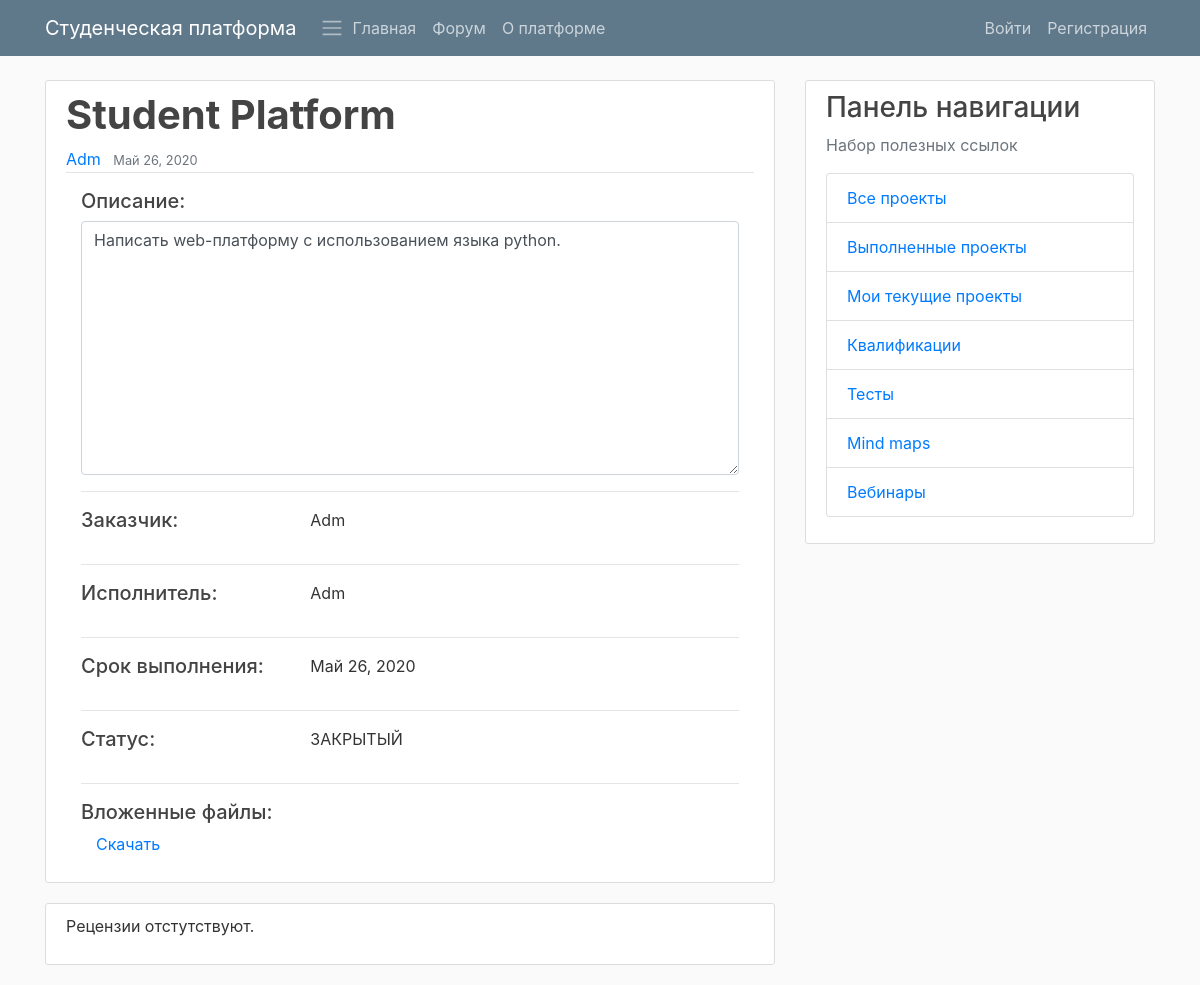
Screenshot of /platform/projects/1/ with the database file from the repository.
### PlatformApp/models.py (models this page shows, shortened)
class StudyProject(models.Model):
    STATUS_READY = 'ЗАКРЫТЫЙ'
    STATUS_NOT_READY = 'ОТКРЫТЫЙ'
    STATUS_CHOISES = (
        (STATUS_READY, 'Закрытый'),
        (STATUS_NOT_READY, 'Открытый'),
    )
    title = models.CharField(max_length=100, verbose_name='Название')
    description = models.TextField(verbose_name='Описание', blank=True)
    customer = models.ForeignKey(
        User, on_delete=models.DO_NOTHING, related_name='project_customer', verbose_name='Заказчик', blank=True)
    executor = models.ForeignKey(
        User, on_delete=models.DO_NOTHING, null=True, related_name='project_executor', verbose_name='Исполнитель', blank=True)
    date_created = models.DateTimeField(
        default=timezone.now, verbose_name='Дата создания')
    date_deadline = models.DateTimeField(
        default=timezone.now, verbose_name='Срок выполения')
    author = models.ForeignKey(
        User, on_delete=models.DO_NOTHING, related_name='project_author', verbose_name='Создатель проекта')
    attached_file = models.FileField(
        upload_to='proj_files', null=True, verbose_name='Прикрепленные файлы', blank=True)
    status = models.CharField(
        max_length=100, choices=STATUS_CHOISES, default=STATUS_NOT_READY, verbose_name='Статус')

### PlatformApp/views.py (the view, shortened to what this page needs)
# urls.py: path('projects/<int:pk>/', platfrom_views.StudyProjectDetailView.as_view(), name='project-detail'),
class StudyProjectDetailView(FormMixin, DetailView):
    form_class = ProjectReviewForm
    model = StudyProject
    def get_context_data(self, **kwargs):
        context = super().get_context_data(**kwargs)
        context['reviews'] = Review.objects.filter(project=self.get_object())
        context["review_form"] = ProjectReviewForm()
        return context
    def get_initial(self):
        return ({'project-detail': self.get_object()})

### PlatformApp/forms.py
class ProjectReviewForm(forms.ModelForm):
    content = forms.CharField(widget=forms.Textarea, label='')
    class Meta:
        model = Review
        fields = ["content"]

### PlatformApp/templatetags/templatetagname.py (called while the page is built)
@register.filter(name='has_group')
def has_group(user, group_name):
    group = Group.objects.get(name=group_name)
    return True if group in user.groups.all() else False

### PlatformApp/templates/PlatformApp/studyproject_detail.html (shortened to what this page needs)
{% extends "PlatformApp/base.html" %}
{% load crispy_forms_tags %}
{% load templatetagname %}
{% block content %}
<article class="media content-section">
    <div class="media-body">
        <h1 class="text-capitalize font-weight-bold">{{ object.title }}</h1>
        <div class="article-metadata">
            <a class="mr-2" href="#">{{ object.author }}</a>
            <small class="text-muted">{{ object.date_created|date:"F d, Y" }}</small>
        </div>
        <div class="container">
            <h5 class="mt-3">Описание:</h5>
            <textarea class="form-control" rows="10">{{ object.description }}</textarea>
            <hr>
            <div class="row">
                <h5 class=" col-4">Заказчик:</h5>
                <p class="col">{{ object.customer }}</p>
            </div>
            <hr>
            <div class="row">
                <h5 class="col-4">Исполнитель:</h5>
                <p class="col">{{ object.executor }}</p>
            </div>
            <hr>
            <div class="row">
                <h5 class="col-4">Срок выполнения:</h5>
                <p class="col">{{ object.date_deadline|date:"F d, Y" }}</p>
            </div>
            <hr>
            <div class="row">
                <h5 class="col-4">Статус:</h5>
                <p class="col">{{ object.status }}</p>
            </div>
            <hr>
            <div class="mb-3">
                <h5>Вложенные файлы:</h5>
                <p class="col">
                    {% if object.attached_file %}
                    <a href="{{ object.attached_file.url }}" download>Скачать</a>
                    {% endif %}
                </p>
        </div>
    </div>
</div>
</article>
<div class="content-section">
    <section class="comments">
        {% for review in reviews %}
        <article class="comment">
            <div class="comment-body">
                <div class="text">
                    <p>{{ review.content }}</p>
                </div>
                <p class="attribution">
                    by
                    <a href="#">{{ review.author }}</a>
                    at {{ review.date_created }}
                </p>
            </div>
        </article>
        <hr class="mb-5">
        {% empty %}
        <p>Рецензии отстутствуют.</p>
        {% endfor %}
    </section>
</div>
{% endblock content %}

### PlatformApp/static/PlatformApp/main.css (style rules this page uses)
body { background: #fafafa; color: #333333; margin-top: 5rem; }
h1, h2, h3, h4, h5, h6 { color: #444444; }
.content-section { background: #ffffff; padding: 10px 20px; border: 1px solid #dddddd; border-radius: 3px; margin-bottom: 20px; }
.article-metadata { padding-bottom: 1px; margin-bottom: 4px; border-bottom: 1px solid #e3e3e3 }

### rows the page displays
StudyProject: title "Student Platform", author "Adm", date_created "Май 26, 2020", description "Написать web-платформу с использованием языка python.", customer "Adm", executor "Adm", date_deadline "Май 26, 2020", status "ЗАКРЫТЫЙ"
